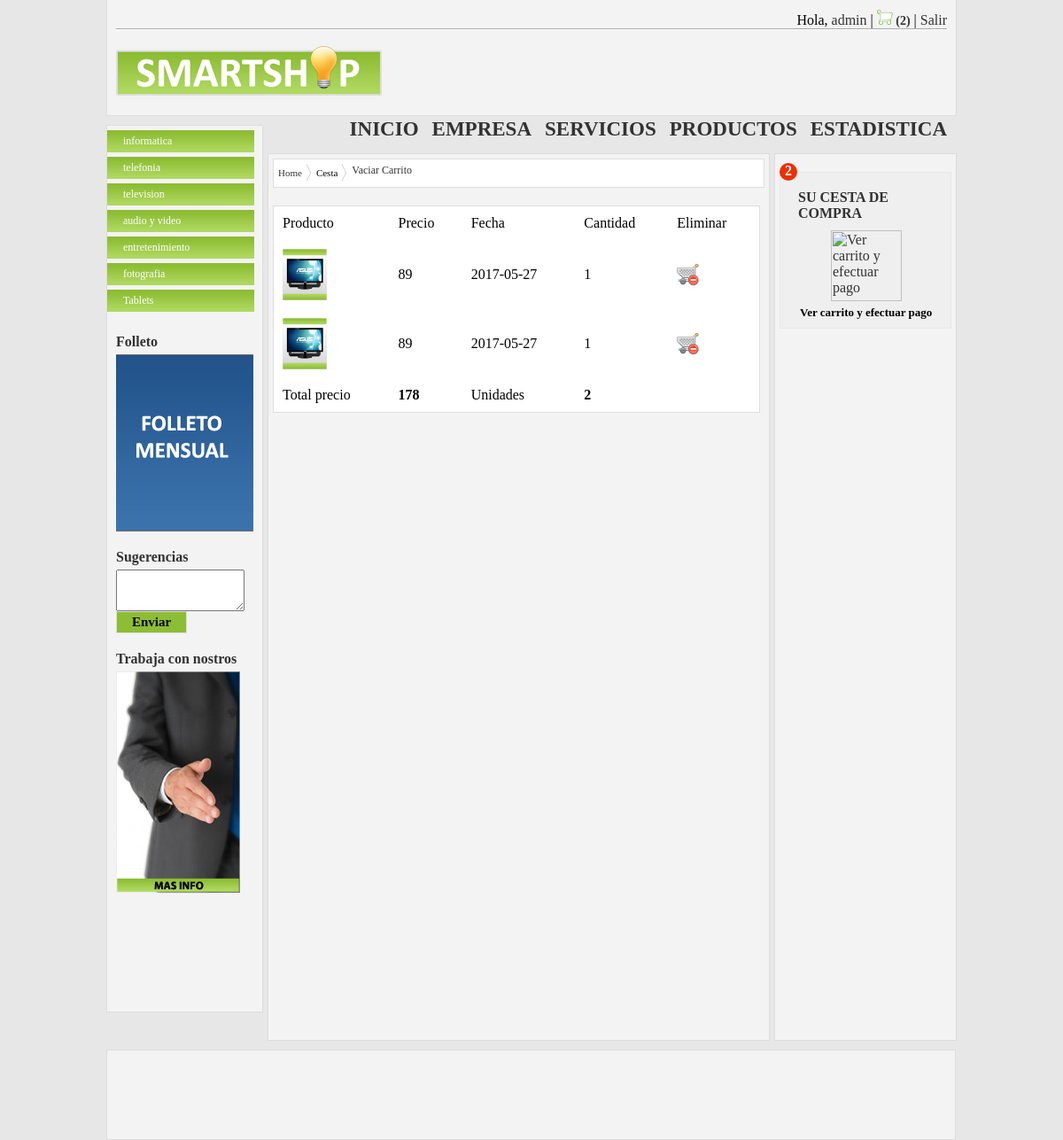
The page /verCarrito.php (signed in) on the database its author committed.
### tables this page shows
CREATE TABLE IF NOT EXISTS `categorias` (
  `idcategoria` int(11) NOT NULL AUTO_INCREMENT,
  `nombre` varchar(50) NOT NULL,
  PRIMARY KEY (`idcategoria`)
);

CREATE TABLE IF NOT EXISTS `compras` (
  `idCompra` int(11) NOT NULL AUTO_INCREMENT,
  `comprador` varchar(20) NOT NULL,
  `idProducto` int(11) NOT NULL,
  `fecha` date NOT NULL,
  `cantidad` varchar(5) NOT NULL,
  PRIMARY KEY (`idCompra`),
  KEY `comprador` (`comprador`),
  KEY `idproducto` (`idProducto`)
);

CREATE TABLE IF NOT EXISTS `productos` (
  `idProducto` int(11) NOT NULL AUTO_INCREMENT,
  `nombre` varchar(50) NOT NULL,
  `precio` float NOT NULL,
  `caracteristicas` text NOT NULL,
  `imagen` varchar(60) NOT NULL,
  `mostrar` tinyint(1) NOT NULL,
  `idCategoria` int(11) NOT NULL,
  `unidades` int(11) NOT NULL,
  `idpais` int(11) NOT NULL,
  PRIMARY KEY (`idProducto`),
  KEY `idcategoria` (`idCategoria`),
  KEY `idpais` (`idpais`)
);

### verCarrito.php (the view, shortened to what this page needs)
<!DOCTYPE HTML PUBLIC "-//W3C//DTD HTML 4.0 Transitional//EN">
<!DOCTYPE HTML>
<html>
	<head>
		<link href="css/page_style.css" rel="stylesheet" type="text/css">
        <link rel="stylesheet" href="css/slider/coin-slider-styles.css" type="text/css">
        <link rel="stylesheet" type="text/css" href="css/nav_l/styles.css">
        <link rel="stylesheet" href="css/breadcrumb/BreadCrumb.css" type="text/css">
	</head>
<body>
	<div id="container">
		<div id="header">
        	<div class="top_nav">
            	<ul>
					<li>Hola,
<a href="profile.php"> <?php
		echo $_SESSION['usuario'];?></a> 			</li>
					<li>|</li>
					<li>
						<a href="verCarrito.php" class="cart_counter"><img src="img/total_cart.png" width="18" height="18"> (<?php
$id = $_SESSION['usuario'];
$sql="SELECT * FROM compras as c, productos as p WHERE c.idProducto=p.idProducto AND comprador='$id'";
$registros=mysql_query($sql)or die("Error al leer compras <br> <a href='tienda.php'>Pulse aqui para continuar </a>");
$total = mysql_num_rows($registros);	echo $total;
?>)</a>
					</li>
					<li>|</li>
					<li><a href="logout.php">Salir</a></li>
				</ul>
            </div>
            <hr>
            <div class="logo">
            	<img src="img/logo.png" height="56" width="300" alt="SmartShop">
            </div>
            <div class="right_nav">
            	<ul>
					<li><a href="tienda.php">INICIO</a></li>
    				<li><a href="empresa.html">EMPRESA</a></li>
    				<li><a href="servicios.html">SERVICIOS</a></li>
    				<li><a href="productos.html">PRODUCTOS</a></li>
					<li>
					<?php
	if ($_SESSION['usuario']=='admin')
	{
	   echo"<a href='estadistica.php'>ESTADISTICA</a></li>";
	}
	else
	{
	  echo"<a href='contacto.html'>CONTACTO</a></li>";
	}
	?>
	   			</ul>
			            </div>
		</div>
        <div id="left_sidebar">
        	<div id="navigation-block">
            <ul id="sliding-navigation">
<?php
$sql="SELECT * FROM categorias";
$reg=mysql_query($sql)or die("Error al leer categorias <br> <a href='tienda.php'>Pulse aqui para continuar </a>");
while($linea=mysql_fetch_array($reg))
{
   echo "<li class='sliding-element'><a href='tienda.php?cat=$linea[idcategoria]'>$linea[nombre]</a>			</li>";
}
?>
	            </ul>
			</div>
			<h4>Folleto</h4>
			<div class="poster">
			<img src="img/folleto_p.png" width="155" height="200" alt="Folleto" title="Folleto">
			</div>
			<h4>Sugerencias</h4>
			<div class="newsletter_form">
			<form method="post" action="altasSugerencias.php">
			<textarea cols="16" rows="3" name="sugerencias"></textarea>
			<input name="send" type="submit" value="Enviar" class="button">
			</form>
			</div>
			 <h4>Trabaja con nostros</h4>
			 <div class="poster">
			 <img src="img/jobs1.jpg" height="250" width="140" alt="Trabaja con nosotros" title="Trabaja con nosotros">
			 </div>
		</div>
        <div id="main_content">
             <div class="breadCrumbHolder module">
                <div id="breadCrumb3" class="breadCrumb module">
                    <ul>
                        <li>
                            <a href="tienda.php">Home</a>
                        </li>
                        <li>Cesta</li>
                         <a href="vaciarCarrito.php">Vaciar Carrito</a>
                    </ul>
                </div>
            </div>
			<table>
			<thead><tr><td>Producto</td><td>Precio</td><td>Fecha</td><td>Cantidad</td><td>Eliminar</td></tr></thead>
<?php
$totalprecio=0;
$totalcantidad=0;
while($linea=mysql_fetch_array($registros))
{
  echo"<tr><td><img src='$linea[imagen]' width='50'></td><td>$linea[precio]</td><td>$linea[fecha]</td><td>$linea[cantidad]</td><td><a href='borCompra.php?pro=$linea[idCompra]'><img src='./img/cart_delete.png'></a></td></tr>";
  $totalprecio=$totalprecio+$linea['precio'];
  $totalcantidad+=$linea['cantidad'];
}
?>
	<tr>
	<td>Total precio</td>
	<td><b>
	<?php echo $totalprecio; ?></b></td><td>Unidades</td><td><b>
	<?php echo $totalcantidad;?></b></td><td></td>
	</tr>
	</table>
		</div>
			<div id="right_sidebar">
				 <div class="cart">
				 <div class="counter">
				 <?php echo $total?>
				 </div>
					<h5>Su cesta de compra</h5>
						<a href='verCarrito.php'><img  class="cart_big" src="img/carrito.png" width="80" height="80" alt="Ver carrito y efectuar pago"></a><br>
						<p class="checkout">Ver carrito y efectuar pago</p>
				  </div>
			</div>
			<div id="footer">
			</div>
	</div>
</body>
</html>

### css/page_style.css (style rules this page uses)
*, html, body, div, dl, dt, dd, ul, ol, li, h1, h2, h3, h4, h5, h6, pre, form, label, fieldset, input, p, blockquote, th, td { margin:0; padding:0 }
table { border-collapse:collapse; border-spacing:0; overflow-y: scroll; }
fieldset, img { border:0 }
ol, ul, li { list-style:none }
h1, h2, h3, h4, h5, h6 { font-size:100%; font-weight:normal }
a img { border:none }
a, a:hover { text-decoration: none; color: #323232; }
body { font-family: Calibri; font-size: 16px; background: #e7e7e7; margin: 0; padding: 0; color: #000; }
h4 { font-family: Calibri; font-size: 16px; padding: 20px 10px 0; font-weight: bolder; color: #323232; }
a.cart_counter { font-size: 14px; font-weight: bold; }
#container { margin: 0 auto; width: 960px; }
#header { padding: 10px 10px 0; background: #f3f3f3; border: 1px solid #dddddd; border-top: none; height: 120px; }
.top_nav ul { float: right; list-style-type: none; }
.top_nav ul li { display: inline; }
hr { display: block; position: relative; margin: 8px auto; width: 100%; clear: both; border: none; border-top: 1px solid #AAA; border-bottom: 1px solid #FFF; font-size: 1px; line-height: 0; overflow: visible; }
.logo { float: left; margin: 10px 0 0 ; }
.right_nav { width:100%; height:30px; }
.right_nav ul { float: right; margin:25px 0 0; padding:0px; font-family: Calibri; font-size: 23px; font-weight: bolder; color: #323232; }
.right_nav ul li { display:inline; height:30px; float:left; list-style:none; margin-left:15px; }
#left_sidebar { background: #f3f3f3; border: 1px solid #dddddd; float: left; height: 1000px; margin: 10px 0 5px; margin-bottom: 10px; width: 175px; }
.poster { float:left; padding: 5px 10px 0; margin-bottom: 20px; }
.newsletter_form { float: left; padding: 5px 10px 0; }
.button { border: 1px solid #dddddd; background: #8dbd34; height: 25px; width: 80px; font-family: Calibri; font-size: 15px; font-weight: bold; margin-bottom: 20px; }
#main_content { background: #f3f3f3; border: 1px solid #dddddd; float: left; height: 1000px; margin: 10px 5px 5px ; margin-bottom: 10px; width: 565px; }
table { margin: 20px 5px 0; width: 550px; border:solid 1px #dedede; background:#fff; }
td, th { padding: 10px; }
#right_sidebar { background: #f3f3f3; border: 1px solid #dddddd; float: left; height: 1000px; margin: 10px 0 0; margin-bottom: 10px; width: 204px; }
.cart { float: left; margin: 20px 5px 0; height: 175px; width: 192px; background-color: #efefef; border: 1px solid #e8e8e8; z-index: 1; }
img.cart_big { float: left; margin: 10px 57px 0; }
p.checkout { font-size: 13px; font-family: Calibri; font-weight: bold; float: left; margin-left: 22px; margin-top: 5px }
h5 { font-family: Calibri; font-size: 16px; margin: 10px 20px 0; font-weight: bolder; color: #323232; text-transform: uppercase; }
.counter { margin: -11px -1px 0; height: 20px; width: 20px; -moz-border-radius: 10px; border-radius: 10px; background-color: #ec2f03; z-index: 2; text-align: center; font: Calibri; font-size: 16px; font-weight: bold; color: #fff; }
#footer { background: #f3f3f3; border: 1px solid #dddddd; float: left; height: 100px; width: 957px; }

### css/nav_l/styles.css (style rules this page uses)
ul#sliding-navigation { list-style: none; font-size: .75em; margin: 5px 0; padding: 0; }
ul#sliding-navigation li.sliding-element h3, ul#sliding-navigation li.sliding-element a { display: block; width: 130px; padding: 5px 18px; margin: 0; margin-bottom: 5px; }
ul#sliding-navigation li.sliding-element a { color:#FFF; background: url(../../img/nav_l/tab_bg.png) repeat-x; text-decoration: none; }

### css/breadcrumb/BreadCrumb.css (style rules this page uses)
.module:after { clear: both; content: "."; display: block; height: 0; visibility: hidden; }
.breadCrumb { margin: 5px 5px 0; padding: 0; float: left; display: block; height: 21px; overflow: hidden; width: 543px; padding:5px; border:solid 1px #dedede; background:#fff; font-size: 12px; }
.breadCrumb ul { margin: 0; padding: 0; height: 21px; display: block; }
.breadCrumb ul li { display: block; float: left; position: relative; height: 21px; overflow: hidden; line-height: 21px; margin: 0px 6px 0px 0; padding: 0px 10px 0px 0; font-size: .9167em; background: url(../../img/breadcrumb/Chevron.gif) no-repeat 100% 0; }
.breadCrumb ul li a { display: block; position: relative; height: 21px; line-height: 21px; overflow: hidden; float: left; }

### rows shown on the page
categorias: nombre "informatica"
categorias: nombre "telefonia"
categorias: nombre "television"
categorias: nombre "audio y video"
categorias: nombre "entretenimiento"
categorias: nombre "fotografia"
categorias: nombre "Tablets"
compras: idProducto.imagen (picture), idProducto.precio "89", fecha "2017-05-27", cantidad "1"
compras: idProducto.imagen (picture), idProducto.precio "89", fecha "2017-05-27", cantidad "1"

### other values the page prints
$_SESSION['usuario'] "admin"
$total "2"
$totalprecio "178"
$totalcantidad "2"
